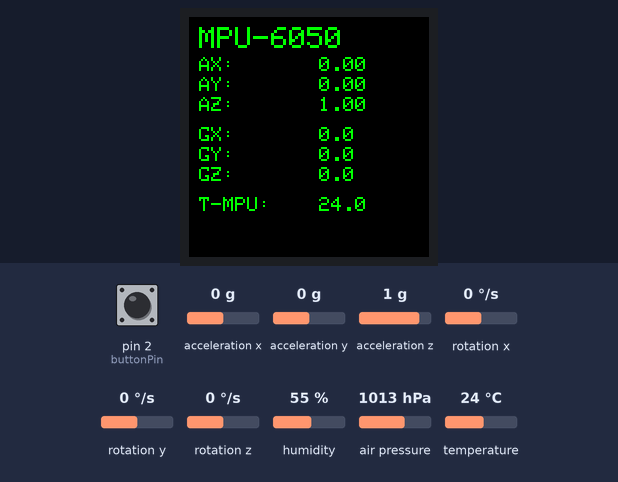
Bench run of a sketch on a simulated Arduino Uno, built with avr-gcc and run on an emulated ATmega328P. On the bench: 240×240 colour display. Wiring (inferred from the names in the program): MPU-6050 motion sensor at I2C address 0x68. Inputs (shaded band) come from the test bench; at power-on: pin 2 (buttonPin) HIGH, acceleration x 0 g, rotation x 0 °/s, acceleration y 0 g, rotation y 0 °/s, acceleration z 1 g, rotation z 0 °/s, humidity 55 %, air pressure 1013 hPa, temperature 24 °C. What the sketch prints to the serial monitor is not drawn.

Above: at 5.2 s.
5.3 s: pin 2 (buttonPin) pulled LOW for 0.15 s
At 6.1 s:
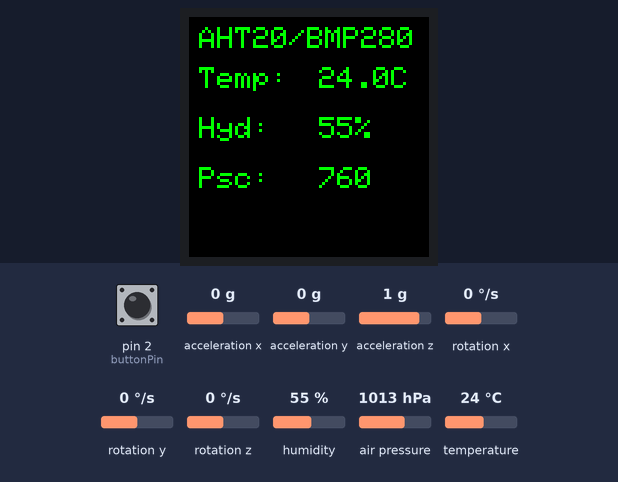
7.2 s: pin 2 (buttonPin) pulled LOW for 1 s
At 7.34 s:
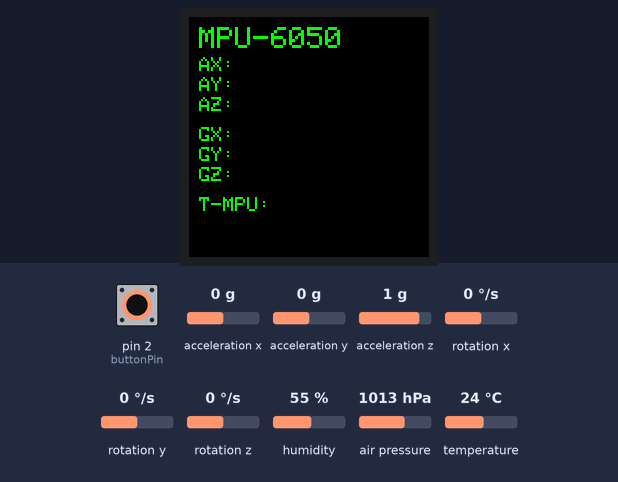
9.7 s: acceleration x set to -1.4 g
At 10.6 s:
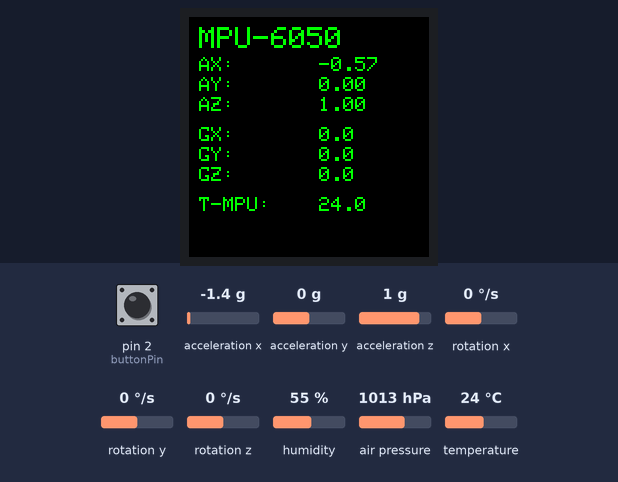
11.6 s: rotation x set to -192 °/s
At 12.2 s:
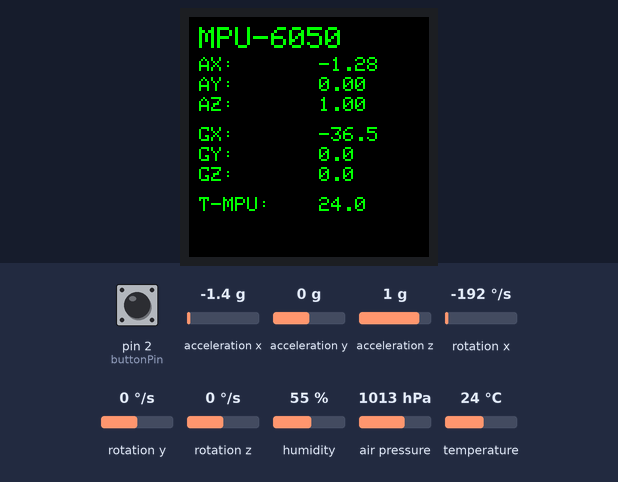
13.3 s: acceleration y set to -1.4 g
At 13.9 s:
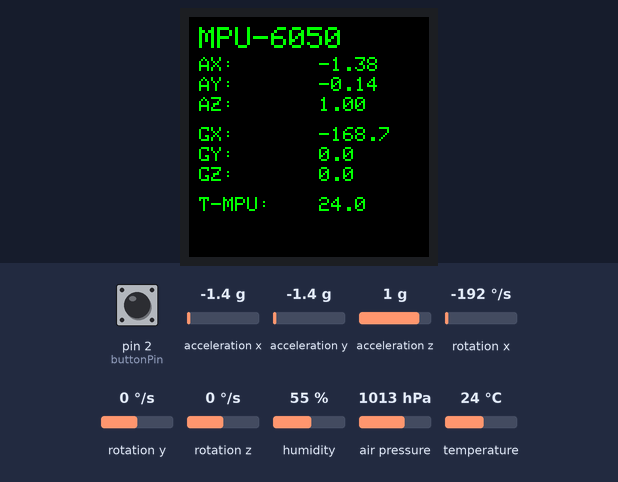
14.9 s: rotation y set to -100 °/s
At 15.6 s:
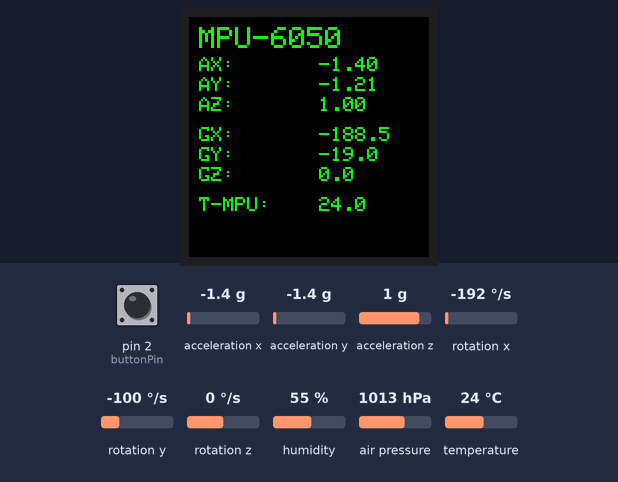
Timing chart, 0 to 17.6 s (numbered marks = the images above; inputs shaded):
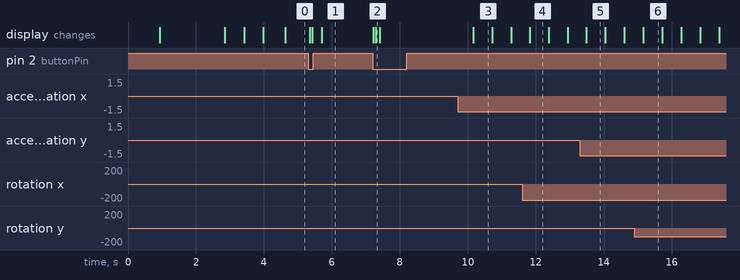

Measured:
- after the input at 5.3 s, the display: first changes after 0.05 s (image 1 shows a later state)
- after the input at 7.2 s, the display: first changes at once (image 2 shows a later state)
- after the input at 9.7 s, the display: changes after 0.47 s (image 3)
- what the display in image 3 shows lasts 0.5 s, from 10.2 s to 10.7 s

The sketch:

displey_GMT130-V1_0_SPI.ino
```cpp
#include <Wire.h>        // Подключаем библиотеку Wire для работы по шине I2C (MPU6050, AHT20, BMP280)
#include <SPI.h>         // Подключаем библиотеку SPI для работы по шине SPI (дисплей ST7789)

#include <Adafruit_GFX.h>       // Графическая библиотека Adafruit GFX (текст, линии, прямоугольники и т.п.)
#include <Adafruit_ST7789.h>    // Драйвер дисплея ST7789 для работы через Adafruit GFX
#include <Adafruit_AHTX0.h>     // Драйвер датчика AHT10/AHT20 (температура + влажность)
#include <Adafruit_BMP280.h>    // Драйвер датчика BMP280 (давление + температура)

// ---------- TFT ST7789 (GMT130‑V1.0, 240x240) ----------
#define TFT_CS   10      // Логический пин CS для библиотеки (физически к модулю не подключён)
#define TFT_DC    9      // Пин Arduino, подключённый к выводу DC (D/C) дисплея
#define TFT_RST   8      // Пин Arduino, подключённый к выводу RESET дисплея

Adafruit_ST7789 tft(TFT_CS, TFT_DC, TFT_RST);  // Создаём объект дисплея ST7789: CS, DC, RST

// ---------- MPU6050 ----------
const uint8_t MPU_ADDR = 0x68;     // Адрес MPU6050 на шине I2C (AD0 соединён с GND)
bool mpu_ok = false;               // Флаг: успешно ли инициализирован MPU6050

float ax_offset = 0, ay_offset = 0, az_offset = 0;  // Смещения для акселерометра по X, Y, Z
float gx_offset = 0, gy_offset = 0, gz_offset = 0;  // Смещения для гироскопа по X, Y, Z
float temp_offset = 0;                              // Поправка для измерений температуры (пока 0)

float ax_f = 0, ay_f = 0, az_f = 0;   // Сглаженные ускорения по X/Y/Z в g
float gx_f = 0, gy_f = 0, gz_f = 0;   // Сглаженные угловые скорости по X/Y/Z в град/с
float temp_f = 0;                     // Сглаженное значение температуры MPU, °C
const float alpha = 0.1f;             // Коэффициент сглаживания (0..1), меньше — плавнее изменения

// ---------- AHT20 + BMP280 ----------
Adafruit_AHTX0 aht;            // Объект датчика AHT20 (температура и влажность)
Adafruit_BMP280 bmp;           // Объект датчика BMP280 (давление и температура)

bool aht_ok = false;           // true, если AHT20 успешно инициализирован
bool bmp_ok = false;           // true, если BMP280 успешно инициализирован
bool poterya_svyazi = false;   // true, если во время работы была потеря связи по I2C с AHT/BMP
unsigned long lastAhtRetry = 0;                 // Время последней попытки переинициализации AHT/BMP
const unsigned long AHT_RETRY_INTERVAL = 5000;  // Интервал между попытками восстановить датчики (мс)

float aht_tC = 0;      // Температура воздуха с AHT20, °C
float aht_hR = 0;      // Относительная влажность с AHT20, %
float p_mmHg = 0;      // Давление с BMP280, мм рт. ст.

// ---------- режимы отображения ----------
int displayMode = 0;                    // Текущий режим: 0 — показываем MPU, 1 — AHT/BMP (ENV)
unsigned long lastScreenUpdate = 0;     // Время последнего обновления текста на экране
const unsigned long SCREEN_UPDATE_INTERVAL = 500;  // Интервал обновления значений на экране, мс

// ---------- кнопка переключения ----------
const int buttonPin = 2;              // Пин D2, к нему подключена кнопка (второй вывод кнопки к GND)
bool lastButtonState = HIGH;          // Предыдущее состояние кнопки (HIGH = не нажата при INPUT_PULLUP)
unsigned long lastButtonChange = 0;   // Время последнего изменения состояния кнопки
const unsigned long DEBOUNCE_MS = 50; // Время антидребезга, мс

// ---------- MPU: функции ----------
void mpuWrite(uint8_t reg, uint8_t data) {
  Wire.beginTransmission(MPU_ADDR);  // Начинаем передачу к адресу MPU_ADDR
  Wire.write(reg);                   // Отправляем номер регистра
  Wire.write(data);                  // Отправляем значение
  Wire.endTransmission();            // Завершаем передачу
}

void mpuRead(uint8_t reg, uint8_t *buf, uint8_t len) {
  Wire.beginTransmission(MPU_ADDR);  // Начинаем передачу к MPU
  Wire.write(reg);                   // Записываем стартовый регистр для чтения
  Wire.endTransmission(false);       // Завершаем с «повторным стартом» (не отпуская шину)
  Wire.requestFrom((int)MPU_ADDR, (int)len); // Запрашиваем len байт у устройства
  for (uint8_t i = 0; i < len && Wire.available(); i++) {
    buf[i] = Wire.read();           // Читаем каждый доступный байт в буфер
  }
}

void calibrateMPU(unsigned int samples = 200) {
  Serial.println("Calibrating MPU... Keep sensor still.");  // Сообщение в Serial

  long ax_sum = 0, ay_sum = 0, az_sum = 0;   // Суммы измерений акселя
  long gx_sum = 0, gy_sum = 0, gz_sum = 0;   // Суммы измерений гироскопа
  long temp_sum = 0;                         // Сумма значений температуры (пока не используем)

  for (unsigned int i = 0; i < samples; i++) {  // Цикл по количеству выборок
    uint8_t data[14];                           // Буфер на 14 байт (AX,AY,AZ,T,GX,GY,GZ)
    mpuRead(0x3B, data, 14);                    // Читаем блок регистров, начиная с ACCEL_XOUT_H (0x3B)

    // Склеиваем два байта (старший+младший) в 16‑битное значение для каждой величины
    int16_t ax_raw  = (int16_t)(data[0] << 8 | data[1]);
    int16_t ay_raw  = (int16_t)(data[2] << 8 | data[3]);
    int16_t az_raw  = (int16_t)(data[4] << 8 | data[5]);
    int16_t tempRaw = (int16_t)(data[6] << 8 | data[7]);
    int16_t gx_raw  = (int16_t)(data[8] << 8 | data[9]);
    int16_t gy_raw  = (int16_t)(data[10] << 8 | data[11]);
    int16_t gz_raw  = (int16_t)(data[12] << 8 | data[13]);

    // Накопление сумм для последующего усреднения
    ax_sum += ax_raw;
    ay_sum += ay_raw;
    az_sum += az_raw;
    gx_sum += gx_raw;
    gy_sum += gy_raw;
    gz_sum += gz_raw;
    temp_sum += tempRaw;

    delay(5);   // Короткая пауза между выборками (5 мс)
  }

  // Средние (усреднённые) сырые значения
  float ax_avg = (float)ax_sum / samples;
  float ay_avg = (float)ay_sum / samples;
  float az_avg = (float)az_sum / samples;
  float gx_avg = (float)gx_sum / samples;
  float gy_avg = (float)gy_sum / samples;
  float gz_avg = (float)gz_sum / samples;
  (void)temp_sum;  // temp_sum пока не используем (чтобы не было warning о неиспользованной переменной)

  // Задаём смещения (офсеты).
  // Для акселя хотим: X≈0g, Y≈0g, Z≈+1g (16384 сырьевых единиц при ±2g)
  ax_offset = ax_avg;             // Оффсет по X: вычтем его из всех дальнейших измерений
  ay_offset = ay_avg;             // Оффсет по Y
  az_offset = az_avg - 16384;     // Оффсет по Z так, чтобы в покое было около 1g

  // Для гироскопа хотим, чтобы в покое было ≈0°/с по всем осям
  gx_offset = gx_avg;
  gy_offset = gy_avg;
  gz_offset = gz_avg;

  temp_offset = 0.0f;             // Поправку по температуре пока не используем

  Serial.println("MPU calibration done.");  // Сообщение об окончании калибровки
}

// ---------- TFT: сообщения ----------
void showMessageTFT(const char *text,
                    uint8_t size = 3,
                    uint16_t color = ST77XX_GREEN) {
  tft.fillScreen(ST77XX_BLACK);         // Заливаем экран чёрным
  tft.setTextWrap(false);               // Отключаем автоматический перенос текста
  tft.setTextColor(color, ST77XX_BLACK);// Цвет текста, фон – чёрный
  tft.setTextSize(size);                // Устанавливаем масштаб шрифта

  int16_t x1, y1;       // здесь библиотека вернёт смещение «якоря»
  uint16_t w, h;        // ширина и высота текста в пикселях
  tft.getTextBounds(text, 0, 0, &x1, &y1, &w, &h);  // Вычисляем размеры текста
  int16_t x = (tft.width()  - w) / 2;               // Координата X для центрирования
  int16_t y = (tft.height() - h) / 2;               // Координата Y для центрирования

  tft.setCursor(x, y);  // Устанавливаем курсор на рассчитанную позицию
  tft.print(text);      // Печатаем строку
}

// ---------- TFT: экран MPU ----------
void drawMPUFrame() {
  tft.fillScreen(ST77XX_BLACK);             // Очищаем экран (чёрный фон)
  tft.setTextWrap(false);
  tft.setTextColor(ST77XX_GREEN, ST77XX_BLACK);  // Подписи зелёным
  tft.setTextSize(3);                             // Шрифт среднего размера
  int clmn1=10;
  tft.setCursor(clmn1, 10);
  tft.print("MPU-6050");   // Заголовок экрана
  tft.setTextSize(2.5);

  tft.setCursor(clmn1, 40);  tft.print("AX:"); // Подпись ускорения X
  tft.setCursor(clmn1, 60);  tft.print("AY:"); // Подпись ускорения Y
  tft.setCursor(clmn1, 80);  tft.print("AZ:"); // Подпись ускорения Z
  tft.setCursor(clmn1, 110); tft.print("GX:"); // Подпись угл. скорости X
  tft.setCursor(clmn1, 130); tft.print("GY:"); // Подпись угл. скорости Y
  tft.setCursor(clmn1, 150); tft.print("GZ:"); // Подпись угл. скорости Z
  tft.setCursor(clmn1, 180); tft.print("T-MPU:");  // Подпись температуры
}

void updateMPUValues() {
  tft.setTextWrap(false);
  tft.setTextColor(ST77XX_GREEN, ST77XX_BLACK); // Цифры – белым
  tft.setTextSize(2);
  int clmn2=130;
  tft.setCursor(clmn2, 40); tft.print("        "); tft.setCursor(clmn2, 40); tft.print(ax_f, 2);// AX
  tft.setCursor(clmn2, 60); tft.print("        "); tft.setCursor(clmn2, 60); tft.print(ay_f, 2);// AY
  tft.setCursor(clmn2, 80); tft.print("        "); tft.setCursor(clmn2, 80); tft.print(az_f, 2);// AZ

  tft.setCursor(clmn2, 110); tft.print("        "); tft.setCursor(clmn2, 110); tft.print(gx_f, 1);// GX
  tft.setCursor(clmn2, 130); tft.print("        "); tft.setCursor(clmn2, 130); tft.print(gy_f, 1);// GY
  tft.setCursor(clmn2, 150); tft.print("        "); tft.setCursor(clmn2, 150); tft.print(gz_f, 1);// GZ

  tft.setCursor(clmn2, 180); tft.print("        "); tft.setCursor(clmn2, 180); tft.print(temp_f, 1);// T
}

// ---------- TFT: экран ENV (AHT/BMP) ----------
void drawEnvFrame() {
  tft.fillScreen(ST77XX_BLACK);                 // Очищаем экран
  tft.setTextWrap(false);
  tft.setTextColor(ST77XX_GREEN, ST77XX_BLACK); // Подписи зелёным
  tft.setTextSize(3);

  int clmn3=10;
  tft.setCursor(clmn3, 10);                          // Крупный шрифт
  tft.print("AHT20/BMP280");   // Заголовок экрана

  tft.setCursor(clmn3, 10);  tft.print(""); // Заголовок экрана (environment)
  tft.setCursor(clmn3, 50);  tft.print("Temp:");  // Подпись температуры
  tft.setCursor(clmn3, 100); tft.print("Hyd:");  // Подпись влажности
  tft.setCursor(clmn3, 150); tft.print("Psc:");  // Подпись давления
}

void updateEnvValues() {
  tft.setTextWrap(false);
  tft.setTextColor(ST77XX_GREEN, ST77XX_BLACK); // Значения – белым
  tft.setTextSize(3);
  int clmn4=130;

  tft.setCursor(clmn4, 50);        // Позиция значения температуры
  tft.print("        ");        // Стираем старый текст
  tft.setCursor(clmn4, 50);
  if (aht_ok) {                 // Если AHT20 работает
    tft.print(aht_tC, 1);       // Печатаем температуру с 1 знаком после запятой
    tft.print("C");
  } else {
    tft.print("ERR");           // Иначе пишем ERR
  }

  tft.setCursor(clmn4, 100);
  tft.print("        ");
  tft.setCursor(clmn4, 100);
  if (aht_ok) {
    tft.print(aht_hR, 0);       // Печатаем влажность без десятых
    tft.print("%");
  } else {
    tft.print("ERR");
  }

  tft.setCursor(clmn4, 150);
  tft.print("        ");
  tft.setCursor(clmn4, 150);
  if (bmp_ok) {
    tft.print(p_mmHg, 0);       // Давление в мм рт.ст. без десятых
  } else {
    tft.print("ERR");
  }
}


// ---------- setup ----------
void setup() {
  Serial.begin(115200);              // Запускаем последовательный порт на 115200 бод
  while (!Serial) { delay(10); }     // Ждём готовности Serial (для некоторых плат)

  Wire.begin();                      // Запуск шины I2C

  pinMode(buttonPin, INPUT_PULLUP);  // Настраиваем пин кнопки D2 с внутренней подтяжкой к +V

  // TFT
  tft.init(240, 240, SPI_MODE2);     // Инициализируем ST7789: размер 240x240, режим SPI_MODE2 (важно для GMT130)
  tft.setRotation(2);                // Поворот изображения (подбирается по модулю)
  tft.fillScreen(ST77XX_BLACK);      // Заливаем экран чёрным
  tft.setTextWrap(false);            // Отключаем перенос текста

  showMessageTFT("INIT SENS", 3, ST77XX_GREEN);  // Краткое сообщение «инициализация датчиков»
  delay(500);                                   // Пауза для отображения

  // MPU6050
  Wire.beginTransmission(MPU_ADDR);
  uint8_t err = Wire.endTransmission();
  if (err == 0) {
    uint8_t whoami = 0;
    mpuRead(0x75, &whoami, 1);
    Serial.print("MPU WHO_AM_I = 0x");
    Serial.println(whoami, HEX);

    mpuWrite(0x6B, 0x00);
    delay(100);
    mpuWrite(0x1C, 0x00);
    mpuWrite(0x1B, 0x00);

    mpu_ok = true;
    Serial.println("MPU initialized.");
    showMessageTFT("MPU OK", 3, ST77XX_GREEN);
    delay(500);

    calibrateMPU(200);

    uint8_t data[14];
    mpuRead(0x3B, data, 14);
    int16_t ax_raw  = (int16_t)(data[0] << 8 | data[1]);
    int16_t ay_raw  = (int16_t)(data[2] << 8 | data[3]);
    int16_t az_raw  = (int16_t)(data[4] << 8 | data[5]);
    int16_t tempRaw = (int16_t)(data[6] << 8 | data[7]);
    int16_t gx_raw  = (int16_t)(data[8] << 8 | data[9]);
    int16_t gy_raw  = (int16_t)(data[10] << 8 | data[11]);
    int16_t gz_raw  = (int16_t)(data[12] << 8 | data[13]);

    float ax = (ax_raw - ax_offset) / 16384.0f;
    float ay = (ay_raw - ay_offset) / 16384.0f;
    float az = (az_raw - az_offset) / 16384.0f;
    float gx = (gx_raw - gx_offset) / 131.0f;
    float gy = (gy_raw - gy_offset) / 131.0f;
    float gz = (gz_raw - gz_offset) / 131.0f;
    float tempC = (tempRaw / 340.0f) + 36.53f + temp_offset;

    ax_f = ax; ay_f = ay; az_f = az;
    gx_f = gx; gy_f = gy; gz_f = gz;
    temp_f = tempC;
  } else {
    mpu_ok = false;
    Serial.println("MPU not found at 0x68");
    showMessageTFT("MPU ERR", 3, ST77XX_RED);
    delay(500);
  }

  // AHT20
  if (!aht.begin()) {                 // Пытаемся инициализировать AHT20
    aht_ok = false;
    Serial.println("AHT20 not found");
    showMessageTFT("AHT20 ERR", 3, ST77XX_RED);  // Выводим ошибку на экран
    delay(500);
  } else {
    aht_ok = true;
    Serial.println("AHT20 OK");
    showMessageTFT("AHT20 OK", 3, ST77XX_GREEN); // Выводим «OK» на экран
    delay(500);
  }

  // BMP280
  if (!bmp.begin(0x76) && !bmp.begin(0x77)) {
    bmp_ok = false;
    Serial.println("BMP280 not found");
    showMessageTFT("BMP280 ERR", 3, ST77XX_RED);
    delay(500);
  } else {
    bmp_ok = true;
    Serial.println("BMP280 OK");
    showMessageTFT("BMP280 OK", 3, ST77XX_GREEN);
    delay(500);

    bmp.setSampling(
      Adafruit_BMP280::MODE_NORMAL,
      Adafruit_BMP280::SAMPLING_X2,
      Adafruit_BMP280::SAMPLING_X16,
      Adafruit_BMP280::FILTER_X16,
      Adafruit_BMP280::STANDBY_MS_500
    );
  }

   // Стартуем с MPU
  displayMode = 0;        // Начинаем с режима MPU
  drawMPUFrame();         // Рисуем каркас экрана MPU

  lastScreenUpdate = millis();  // Запоминаем время последнего обновления экрана
}

// ---------- loop ----------
void loop() {
  unsigned long now = millis();   // Текущее время в мс с момента старта

  // MPU
  if (mpu_ok) {
    uint8_t data[14];
    mpuRead(0x3B, data, 14);

    int16_t ax_raw  = (int16_t)(data[0] << 8 | data[1]);
    int16_t ay_raw  = (int16_t)(data[2] << 8 | data[3]);
    int16_t az_raw  = (int16_t)(data[4] << 8 | data[5]);
    int16_t tempRaw = (int16_t)(data[6] << 8 | data[7]);
    int16_t gx_raw  = (int16_t)(data[8] << 8 | data[9]);
    int16_t gy_raw  = (int16_t)(data[10] << 8 | data[11]);
    int16_t gz_raw  = (int16_t)(data[12] << 8 | data[13]);

    float ax = (ax_raw - ax_offset) / 16384.0f;
    float ay = (ay_raw - ay_offset) / 16384.0f;
    float az = (az_raw - az_offset) / 16384.0f;

    float gx = (gx_raw - gx_offset) / 131.0f;
    float gy = (gy_raw - gy_offset) / 131.0f;
    float gz = (gz_raw - gz_offset) / 131.0f;

    float tempC = (tempRaw / 340.0f) + 36.53f + temp_offset;

    ax_f = ax_f + alpha * (ax - ax_f);
    ay_f = ay_f + alpha * (ay - ay_f);
    az_f = az_f + alpha * (az - az_f);

    gx_f = gx_f + alpha * (gx - gx_f);
    gy_f = gy_f + alpha * (gy - gy_f);
    gz_f = gz_f + alpha * (gz - gz_f);

    temp_f = temp_f + alpha * (tempC - temp_f);
  }

  // AHT/BMP
  if (aht_ok) {                         // Если AHT20 инициализирован
    sensors_event_t humidity, temp;     // Структуры для приёма данных
    if (aht.getEvent(&humidity, &temp)) { // Успешно получили новые показания
      aht_tC = temp.temperature;           // Температура воздуха
      aht_hR = humidity.relative_humidity; // Влажность

      if (bmp_ok) {                        // Если BMP280 тоже работает
        float pPa  = bmp.readPressure();   // Давление в Паскалях
        float p_hPa = pPa / 100.0;         // Перевод в гектопаскали
        p_mmHg = p_hPa * 0.75006;          // Перевод в мм рт.ст.
      }
    } else if (!poterya_svyazi) {          // Если чтение не удалось и это первая ошибка
      aht_ok = false;                      // Считаем, что AHT не работает
      bmp_ok = false;                      // И BMP тоже
      poterya_svyazi = true;               // Отмечаем факт потери связи
      lastAhtRetry = now;                  // Запоминаем время, когда произошла ошибка
    }
  }

  if (poterya_svyazi && (now - lastAhtRetry > AHT_RETRY_INTERVAL)) {
    Serial.println("Trying to re-init AHT20 & BMP280...");
    if (aht.begin() && (bmp.begin(0x76) || bmp.begin(0x77))) {
      aht_ok = true;
      bmp_ok = true;
      poterya_svyazi = false;
      Serial.println("AHT20 & BMP280 re-init OK");
    } else {
      Serial.println("Still no AHT/BMP");
    }
  }

  // Кнопка переключения режимов
  bool buttonState = digitalRead(buttonPin);  // Считываем текущее состояние кнопки (HIGH/LOW)
  if (buttonState != lastButtonState &&       // Если состояние изменилось
      (now - lastButtonChange) > DEBOUNCE_MS) { // и прошло время антидребезга

     lastButtonChange = now;       // Запоминаем время изменения
    lastButtonState = buttonState;// Обновляем предыдущее состояние

    if (buttonState == LOW) {     // Фиксируем нажатие (с HIGH на LOW)
      displayMode = (displayMode + 1) % 2; // Переключаем режим 0 -> 1 -> 0 -> ...

      if (displayMode == 0) {
        drawMPUFrame();           // При режиме 0 перерисовываем каркас MPU
      } else {
        drawEnvFrame();           // При режиме 1 — каркас ENV
      }
    }
  }

  // Вывод в Serial (по желанию можно скрыть)
  if (mpu_ok) {
    Serial.print("MPU ACC[g] X=");
    Serial.print(ax_f, 2);
    Serial.print(" Y=");
    Serial.print(ay_f, 2);
    Serial.print(" Z=");
    Serial.print(az_f, 2);

    Serial.print("  GYRO[dps] X=");
    Serial.print(gx_f, 1);
    Serial.print(" Y=");
    Serial.print(gy_f, 1);
    Serial.print(" Z=");
    Serial.print(gz_f, 1);

    Serial.print("  T_MPU=");
    Serial.print(temp_f, 1);
    Serial.print("C");
  } else {
    Serial.print("MPU ERR");
  }

  Serial.print("  |  ");

  if (aht_ok) {
    Serial.print("T_AHT=");
    Serial.print(aht_tC, 1);
    Serial.print("C  H=");
    Serial.print(aht_hR, 0);
    Serial.print("%  ");

    if (bmp_ok) {
      Serial.print("P=");
      Serial.print(p_mmHg, 0);
      Serial.print("mmHg");
    } else {
      Serial.print("P=N/A");
    }
  } else {
    Serial.print("AHT/BMP ERR");
  }
  Serial.println();

  // Обновление значений на экране без мерцания
  if (now - lastScreenUpdate > SCREEN_UPDATE_INTERVAL) { // Если пора обновить экран
    lastScreenUpdate = now;                             // Обновляем метку времени
    if (displayMode == 0) {                             // Если сейчас режим MPU
      if (mpu_ok) updateMPUValues();                    // Обновляем только числа MPU
    } else {                                            // Иначе режим ENV
      updateEnvValues();                                // Обновляем числа ENV
    }
  }
}
```
